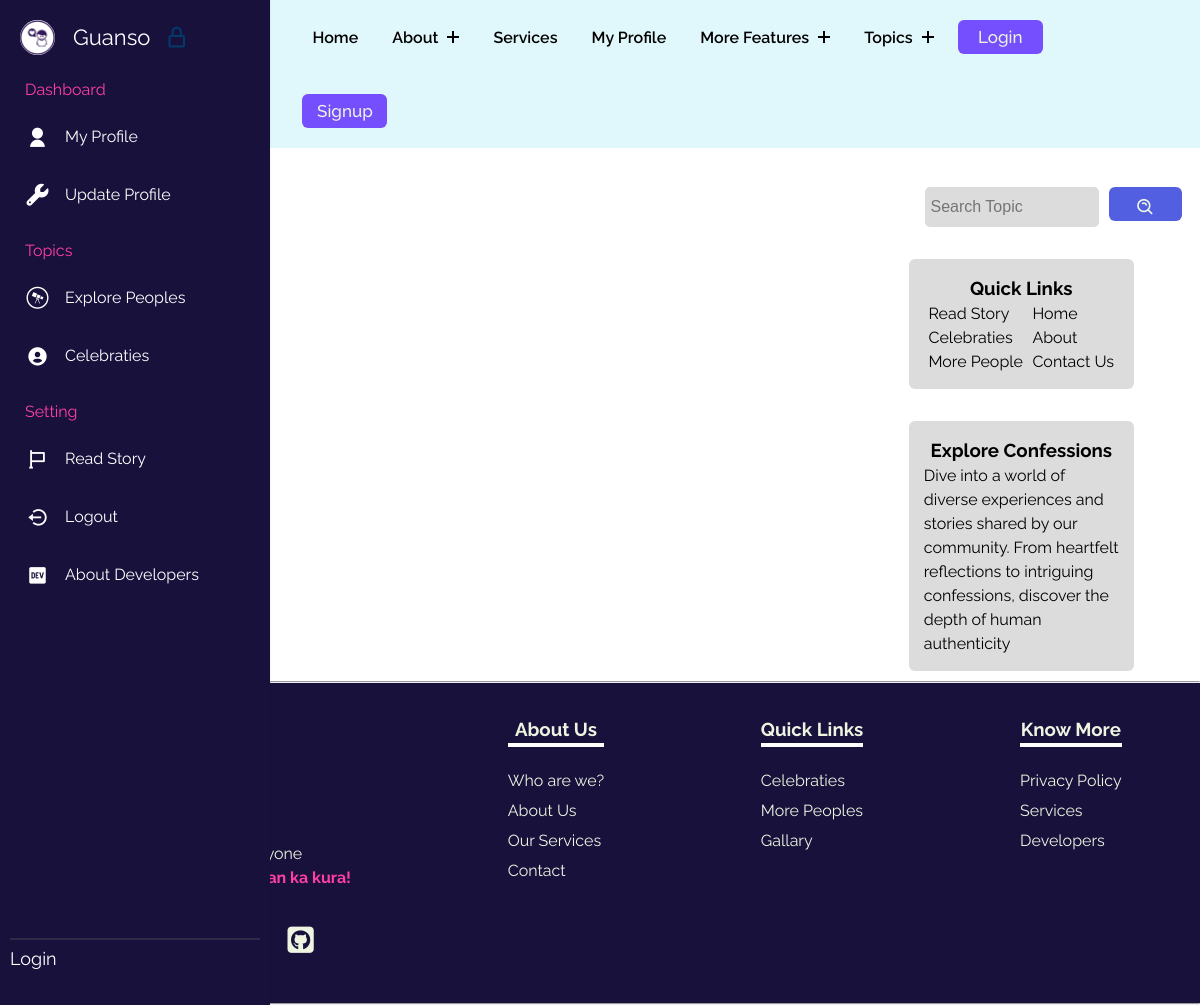
/topics/, run on an earlier commit of the app's database.
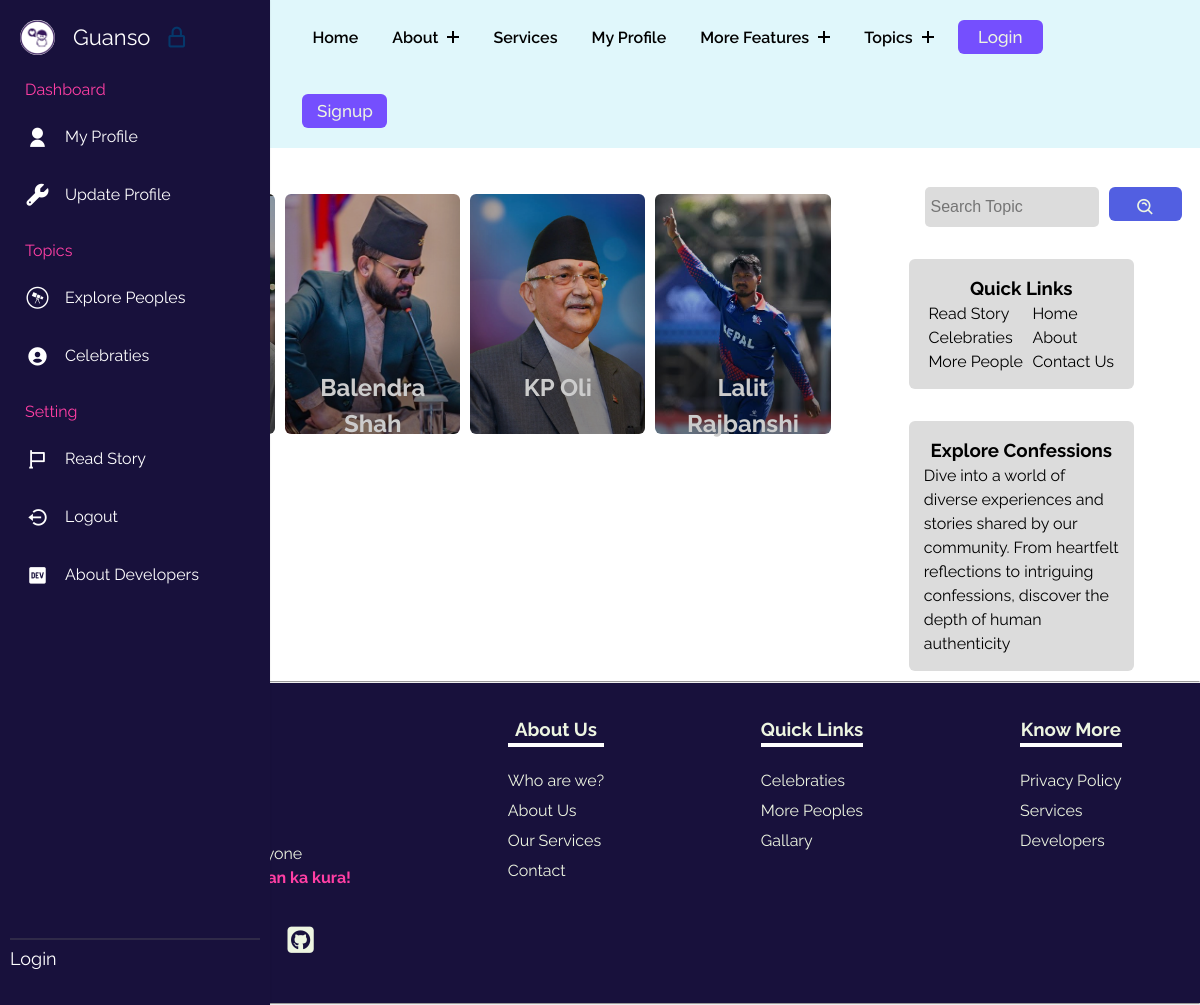
And on a later commit of the database.
### gunasoApp/models.py (models this page shows, shortened)
class Topic(models.Model):
    sno = models.AutoField(primary_key=True)
    name = models.CharField(max_length=30)
    date = models.DateTimeField()
    tagone = models.CharField(max_length=10)
    tagtwo = models.CharField(max_length=10)
    slug = models.CharField(max_length=130, default="slugthis")
    image = models.ImageField(upload_to="gunasoApp/images/topicimages", blank=True, default="upload-image")
    introduction = models.TextField()

### gunasoApp/views.py (the view)
# urls.py: path('topics/',views.topics, name='topics'),
def topics(request):
    alltopics = Topic.objects.all()
    context = {"alltopics":alltopics}
    return render(request, 'topics.html', context) #edit this later

### templates/topics.html (shortened to what this page needs)
{% extends 'base.html' %}
{% load static %}
    {% block base_style%}
    {{ block.super }}
    <link rel="stylesheet" href="{% static 'styles/topics.css' %}">
    {% endblock base_style%}
    {% block content %}
    <div class="famoustopicsmain">
        <div class="containflex">
            <div class="leftside">
                <h2>All <span class="blue">Topics:</span></h2>
                <div class="gridcontain">
                    {% for alltopics in alltopics %}
                    <a href="{{alltopics.slug}}">
                        <div class="card" style="background-image: url(../media/{{alltopics.image}});">
                            <h2>{{alltopics.name}}</h2>
                        </div>
                    </a>
                    {% endfor %}
                </div>
            </div>
            <div class="rightside">
                <div class="searchdiv">
                    <form method="get" action="{% url 'searchtopic' %}">
                        <input class="searchinp" type="search" placeholder="Search Topic"
                            aria-label="Search" name="query" id="query">
                        <button class="copybtn" type="submit" style="margin: 0;">
                            <i class='bx bx-search-alt'></i>
                        </button>
                    </form>
                </div>
                <div class="catandside">
                    <div class="categoriesdiv">
                        <h3>Quick Links</h3>
                        <div class="uls">
                            <ul class="lineone">
                                <li><a href="/read-story">Read Story</a></li>
                                <li><a href="#">Celebraties</a></li>
                                <li><a href="/persons">More People</a></li>
                            </ul>
                            <ul class="lineone">
                                <li><a href="/">Home</a></li>
                                <li><a href="/about">About</a></li>
                                <li><a href="/contact">Contact Us</a></li>
                            </ul>
                        </div>
                    </div>
                    <div class="categoriesdiv">
                        <h3>Explore Confessions</h3>
                        <p>Dive into a world of diverse experiences and stories shared by our community. From heartfelt reflections to intriguing confessions, discover the depth of human authenticity</p>
                    </div>
                </div>
            </div>
        </div>
    </div>
    {% endblock %}

What changed in the data, as far as the page shows it:
added Topic: image (picture), name "Balendra Shah"
added Topic: image (picture), name "KP Oli"
added Topic: image (picture), name "Lalit Rajbanshi"
